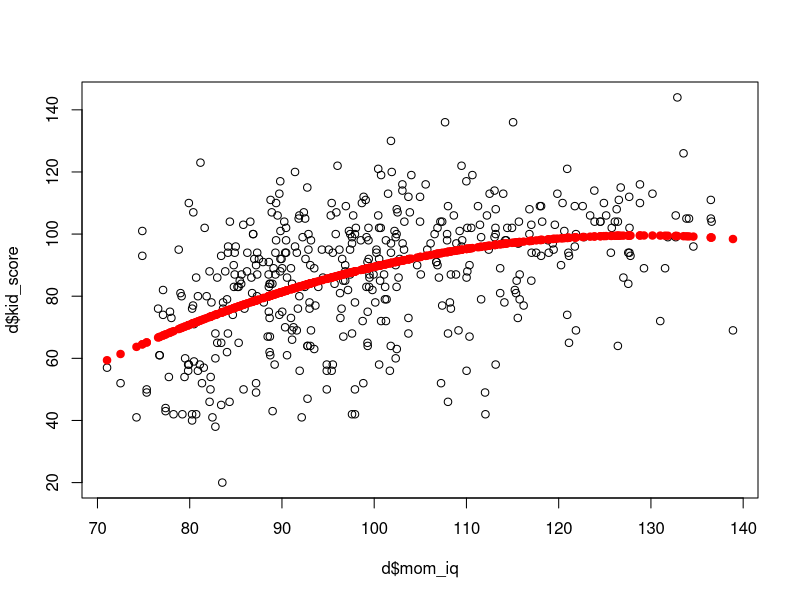

The R source for this figure:
## ---- chunk 1
d = read.csv("datos/kidiq.csv")
## ---- chunk 2
m = lm(kid_score ~ mom_iq + mom_age, data = d)
## ---- chunk 3
X = model.matrix(m)
head(X)
## ---- chunk 4
coefficients(m)
## ---- chunk 5
y_e = fitted(m)
head(y_e)
## ---- chunk 6
e = residuals(m)
head(e)
## ---- chunk 7
deviance(m)
## ---- chunk 8
m$coef
## ---- chunk 9
summary(m)
## ---- chunk 10
m_summ = summary(m)
m_summ$r.squared
## ---- chunk 11
m = lm(kid_score ~ 0 + mom_iq + mom_age, data = d)
summary(m)
## ---- chunk 12
m = lm(kid_score ~ -1 + mom_iq + mom_age, data = d)
summary(m)
## ---- chunk 13
1 - sum(m$resid^2)/sum(d$kid_score^2)
1 - sum(m$resid^2)/sum((d$kid_score - mean(d$kid_score))^2)
## ---- chunk 14
m = lm(kid_score ~ mom_iq + I(mom_iq^2), data = d)
summary(m)
## ---- chunk 15
plot(d$mom_iq, d$kid_score)
points(d$mom_iq, fitted.values(m), col = "red", pch = 19)
